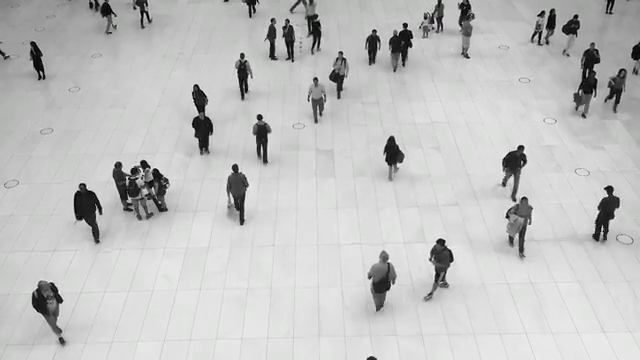
#> input picture frame 34 of 09_projects_2(HaarCascades)/body.mp4, 640 x 360 px
$ python 07_human_body_detection_video.py
#> lines starting #> are read from the running program, lines starting #| are printed output that depends on the picture; after the words box and inside, x2 and y2 are one past the last pixel; in counts of white or black regions, pixels touching at a corner belong together
import cv2
vid = cv2.VideoCapture("body.mp4")
body_cascade = cv2.CascadeClassifier("D:\\opencv\\OpencvProjects\\haarCascades\\fullbody2.xml")


while True:
    ret,frame=vid.read()
#> frame is the input picture: shape (360, 640, 3); mean B, G, R 193.5, 193.8, 193.6
    gray = cv2.cvtColor(frame,cv2.COLOR_BGR2GRAY)
    bodies = body_cascade.detectMultiScale(gray,1.3,2)
#> bodies = [[379, 16, 34, 68], [227, 44, 31, 62], [299, 62, 34, 69], [187, 100, 31, 62], [245, 106, 31, 62], [376, 126, 31, 62], [240, 89, 40, 80], [359, 243, 40, 80], [193, 67, 88, 176], [182, 30, 114, 228]]

    for (x,y,w,h) in bodies:
        cv2.rectangle(frame,(x,y),(x+w,y+h),(0,0,255),2)
#> this loop made 10 passes
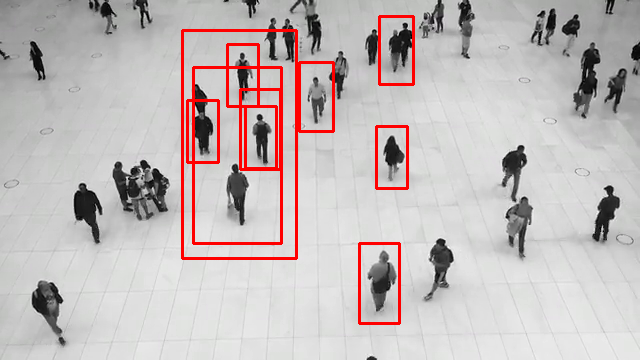
#> frame: shape (360, 640, 3); 3.55% of pixels changed, all inside (x1, y1, x2, y2) = (181, 15, 415, 325)
    cv2.imshow("bodies",frame)

    if cv2.waitKey(20) == 27: break
#> (key Esc is pressed here)
vid.release()
cv2.destroyAllWindows()

$ run again, starting later in the video
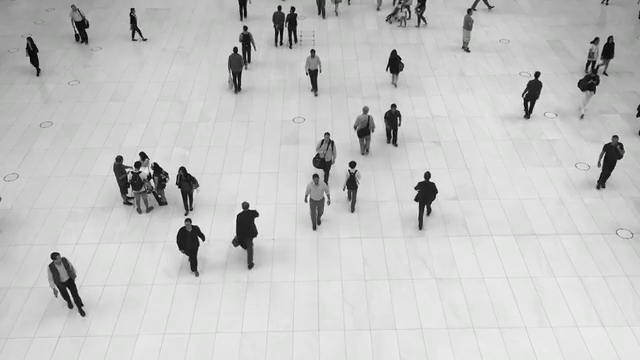
#> input picture frame 153 of 09_projects_2(HaarCascades)/body.mp4, 640 x 360 px
#> frame is the input picture: shape (360, 640, 3); mean B, G, R 196.6, 196.9, 196.7
#> bodies = [[220, 38, 31, 62], [378, 39, 31, 62], [376, 91, 31, 62], [348, 99, 31, 62], [406, 161, 36, 72], [292, 153, 45, 90], [226, 196, 40, 80]]
#> the loop `for (x,y,w,h) in bodies:` made 7 passes
#> after the loop `for (x,y,w,h) in bodies:`:
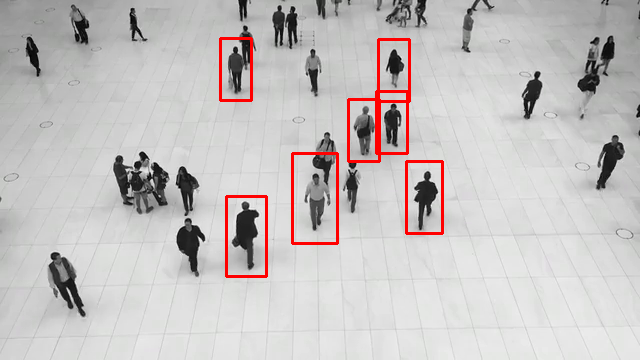
#> frame: shape (360, 640, 3); 1.87% of pixels changed, all inside (x1, y1, x2, y2) = (219, 37, 444, 278)

$ run again, starting later in the video
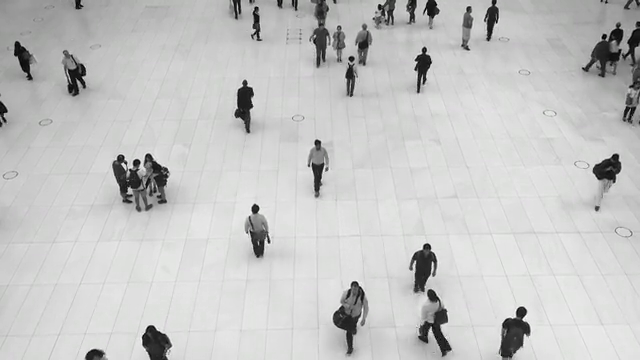
#> input picture frame 272 of 09_projects_2(HaarCascades)/body.mp4, 640 x 360 px
#> frame is the input picture: shape (360, 640, 3); mean B, G, R 196.9, 197.3, 197
#> bodies = [[404, 38, 31, 62], [299, 132, 35, 70], [324, 4, 52, 104]]
#> the loop `for (x,y,w,h) in bodies:` made 3 passes
#> after the loop `for (x,y,w,h) in bodies:`:
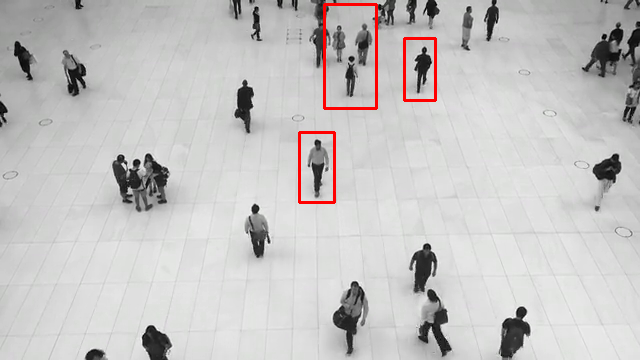
#> frame: shape (360, 640, 3); 0.92% of pixels changed, all inside (x1, y1, x2, y2) = (298, 3, 437, 204)
